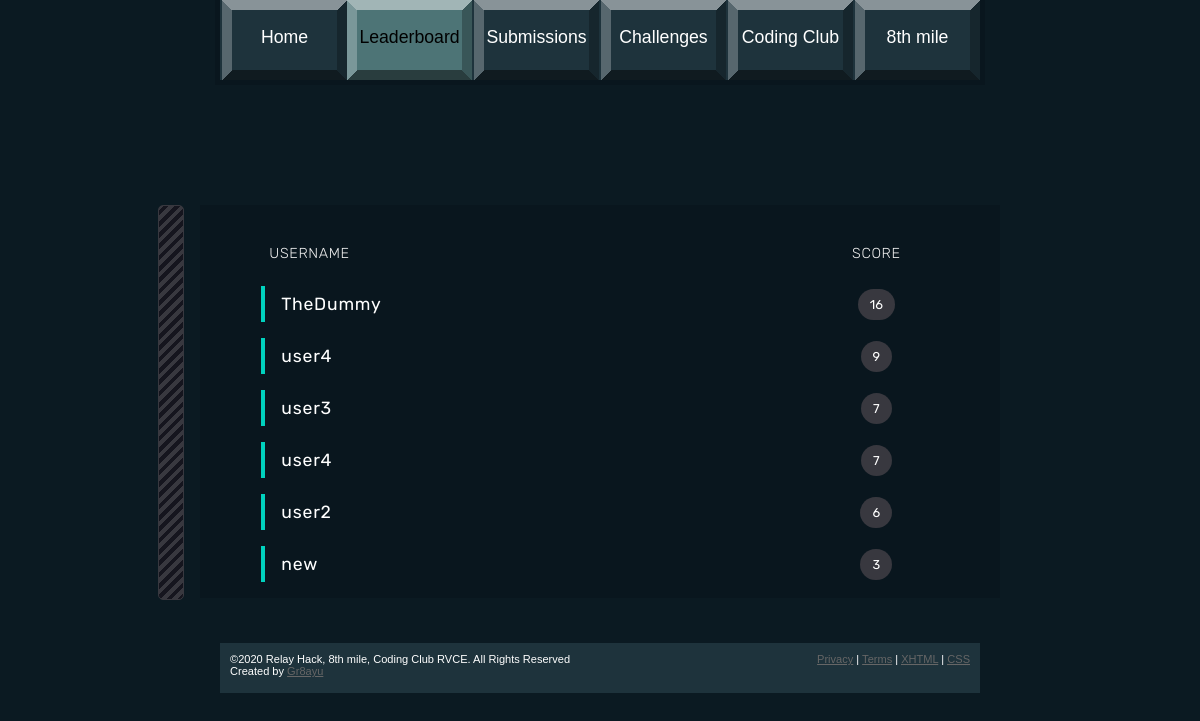
Before: /levels/leaderboard/ with the older database file.
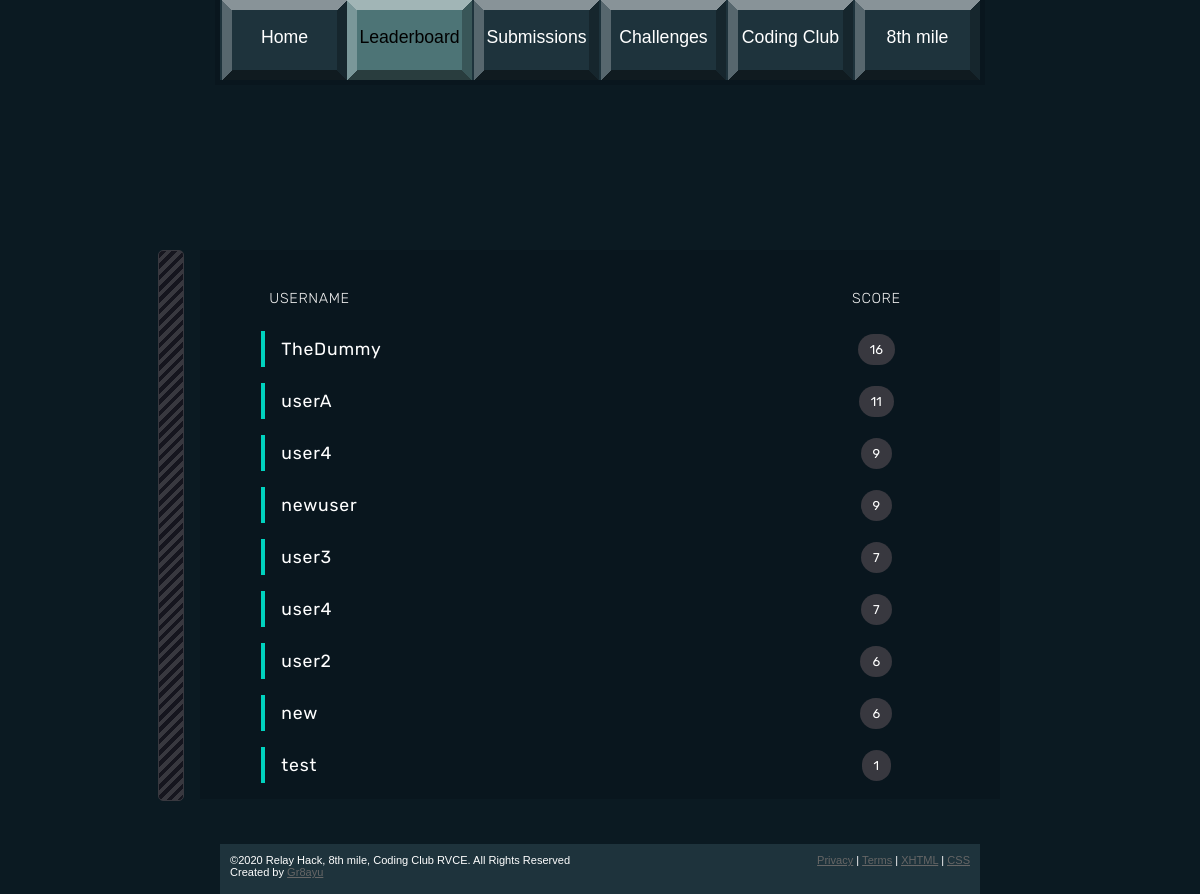
After: the same page with the newer database file.
### levels/models.py (models this page shows, shortened)
class User(models.Model):
	userID = models.AutoField(primary_key=True)
	username = models.CharField(max_length=50)
	userKey = models.CharField(max_length=50)
	score = models.IntegerField(default=0)

### levels/views.py (the view)
# urls.py: path('leaderboard/', views.leaderboard, name='leaderboard'),
def leaderboard(request):
	users = User.objects.all().order_by('-score')
	return render(request,'levels/leaderboard.html',{'users':users})

### levels/templates/levels/leaderboard.html (shortened to what this page needs)
<!DOCTYPE html PUBLIC "-//W3C//DTD XHTML 1.0 Strict//EN" "http://www.w3.org/TR/xhtml1/DTD/xhtml1-strict.dtd">
<html xmlns="http://www.w3.org/1999/xhtml">
<head>
{% load static %}
<link href="{% static "css/default.css" %}" rel="stylesheet" type="text/css" />
</head>
<body>
<div id="menu">
  <ul>
    <li ><a href="/">Home</a></li>
    <li class="active"><a href="{%url 'leaderboard'%}">Leaderboard</a></li>
    <li><a href="{%url 'submissions'%}">Submissions</a></li>
    <li><a href="{%url 'level1'%}">Challenges</a></li>
    <li><a href="https://www.instagram.com/codingclubrvce">Coding Club</a></li>
    <li><a href="http://8thmile.rvce.edu.in">8th mile</a></li>
  </ul>
</div>
<div id="page">
     <table>
      <tbody>
        <tr>
          <th>
          </th>
          <th>
            Username
          </th>
          <th>
            Score
          </th>
        </tr>
      </tbody>
      {% for user in users%}
        <br>
        <tr class="user">
          <td class="position">{{loop.index}}</td>
          <td class="user" style="border-left: 4px solid rgb(0, 210, 190);"> {{user.username}}</td>
          <td class="score"><span>{{user.score}}</span></td>
      </tr>
        </div>
    {%endfor%}
  <div style="clear: both;">&nbsp;</div>
<div id="footer">
  <p id="legal">&copy;2020 Relay Hack, 8th mile, Coding Club RVCE.  All Rights Reserved<br />
  Created by <a href="https://www.github.com/Gr8ayu">Gr8ayu</a>
  <p id="links"><a href="#">Privacy</a> | <a href="#">Terms</a> | <a target="_blank" href="http://validator.w3.org/check/referer"><abbr title="eXtensible HyperText Markup Language">XHTML</abbr></a> | <a target="_blank" href="http://jigsaw.w3.org/css-validator/check/referer"><abbr title="Cascading Style Sheets">CSS</abbr></a></p>
</div>
</body>
</html>

Changed rows visible on the page:
added User: username "userA", score "11"
added User: username "newuser", score "9"
changed User "new": score "3" → "6"
added User: username "test", score "1"
